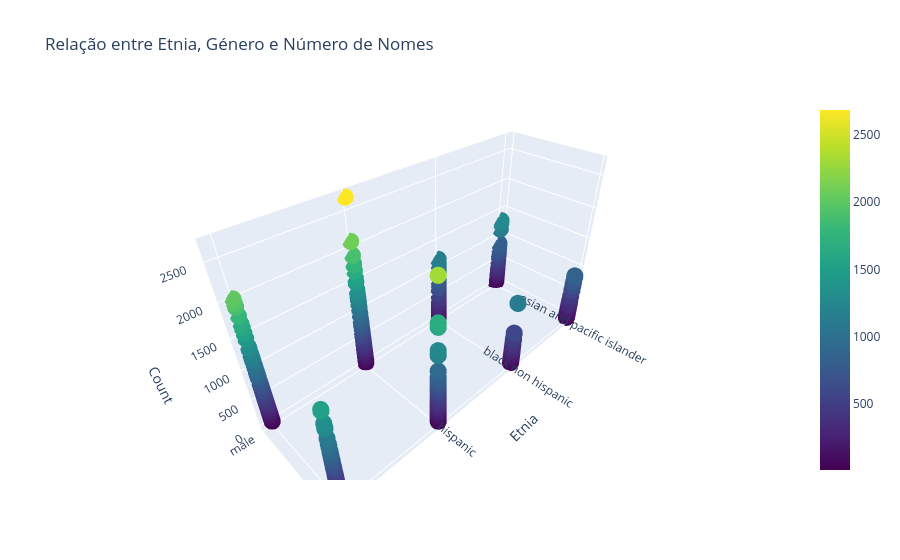

Notebook code for this chart:
### Markdown cell above
## Visualization model #1

Scatter Plot 3D

### Code cell
fig_scatter_3d = go.Figure()

fig_scatter_3d.add_trace(go.Scatter3d(
    x=df_grouped['ethcty'],
    y=df_grouped['gndr'],
    z=df_grouped['cnt'],
    mode='markers',
    text=df_grouped['nm'],
    hoverinfo='text+name',
    marker=dict(
        size=10,
        color=df_grouped['cnt'],
        colorscale='Viridis',
        showscale=True
    )
  )
)

fig_scatter_3d.update_layout(
    title='Relação entre Etnia, Género e Número de Nomes',
    hovermode='closest',
    scene=dict(
        xaxis_title='Etnia',
        yaxis_title='Género',
        zaxis_title='Count'
    )
)

fig_scatter_3d.show()

### Figure 1 — Plotly figure (JSON) as saved in the notebook; plotly's stock layout.template omitted (floating-point values rounded to 4 significant figures; data arrays with more than 128 entries replaced by an {"elided": "..."} marker saying what was removed)
{"data": [{"hoverinfo": "text+name", "marker": {"color": {"elided": "2724 int values"}, "colorscale": [[0, "#440154"], [0.1111, "#482878"], [0.2222, "#3e4989"], [0.3333, "#31688e"], [0.4444, "#26828e"], [0.5556, "#1f9e89"], [0.6667, "#35b779"], [0.7778, "#6ece58"], [0.8889, "#b5de2b"], [1, "#fde725"]], "showscale": true, "size": 10}, "mode": "markers", "text": {"elided": "2724 str values"}, "type": "scatter3d", "x": {"elided": "2724 str values"}, "y": {"elided": "2724 str values"}, "z": {"elided": "2724 int values"}}], "layout": {"hovermode": "closest", "scene": {"xaxis": {"title": {"text": "Etnia"}}, "yaxis": {"title": {"text": "Género"}}, "zaxis": {"title": {"text": "Count"}}}, "title": {"text": "Relação entre Etnia, Género e Número de Nomes"}}}
